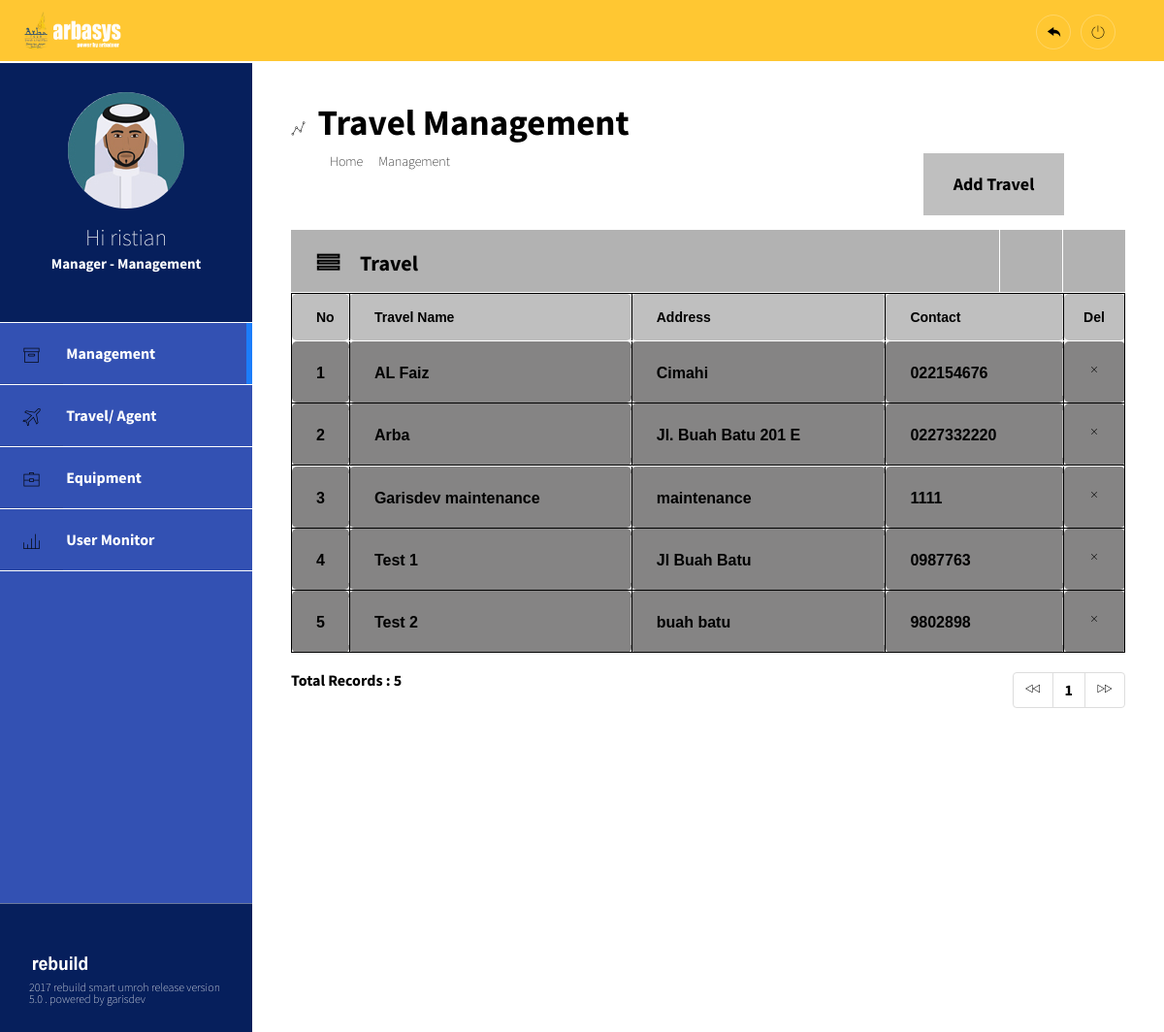
The page /modul/270/travel.php (signed in) on the database its author committed.
### tables this page shows
CREATE TABLE `travel` (
  `travel_id` int(20) NOT NULL,
  `travel_name` varchar(100) NOT NULL,
  `alamat` text NOT NULL,
  `phone_travel` varchar(20) NOT NULL
);

### modul/270/travel.php (the view, shortened to what this page needs)
<!DOCTYPE html>
<?php
require('../config/travel-config.php');
$row = 10;
$hal = isset($_GET['hal']) ? $_GET['hal'] : 0;
$pageSql = "SELECT * FROM travel";
$pageQry = mysql_query($pageSql, $Link) or die ("error paging: ".mysql_error());
$jml   = mysql_num_rows($pageQry);
$max   = ceil($jml/$row);
?>
<html>
<head>
    <link rel="stylesheet" type="text/css" href="../css/bootstrap.min.css">
    <link rel="stylesheet" type="text/css" href="../css/main.min.css">
    <link rel="stylesheet" type="text/css" href="../css/pe-icon-7-filled.css">
    <link rel="stylesheet" type="text/css" href="../css/pe-icon-7-stroke.css">
</head>
<body>
    <?php include "menu.php"; ?>
<section class="content">
      <header class = "main-header">
        <div class="main-header__nav">
              <h1 class="main-header__title">
                <i class="pe-7s-graph1"></i>
              <span>Travel Management</span>
              </h1>
             <ul class="main-header__breadcrumb">
              <li><a href ="#" onclick="window.location='#';">Home</a></li>
                 <a href ="?page=270" onclick="window.location='?page=270';">Management</a>
               </ul>
           </div>
              <div class="main-header__pojok">
          <button onclick="window.location='?page=Travel-Add';">Add Travel</button>
             </div>
      </header>
<div class = "row">
          <div class="col-md-12">
            <article class="widget">
              <header class="widget__header">
                <div class="widget__title">
                  <i class="pe-7s-menu"></i><h3>Travel</h3>
                </div>
                <div class="widget__config">
                  <a href="#"><i class=""></i></a>
                  <a href="#"><i class=""></i></a>
                </div>
              </header>
              <div class="widget__content ">
                <table class="table table-striped media-table" style="width: 100%" >
                  <thead>
                    <tr>
                      <th style="width:1px">No </th>
                      <th width="">Travel Name</th>
                      <th >Address</th>
                      <th >Contact</th>
                      <th>Del</th>
                    </tr>
                  </thead>
                  <tbody>
  <?php
  $mySql  = "SELECT * FROM travel ORDER BY `travel_id` ASC LIMIT $hal, $row";
  $myQry  = mysql_query($mySql, $Link)  or die ("Query  salah : ".mysql_error());
  $nomor  = 0;
  while ($myData = mysql_fetch_array($myQry)) {
    $nomor++;
    $Kode = $myData['travel_id'];
  ?>
              <tr class="spacer"></tr>
              <tr>
              <td>
              <font><p> <?php echo $nomor; ?></p></font>
                </td>
               <td>
                <p> <?php echo $myData['travel_name']; ?></p>
               </td>
                      <td>
                       <p> <?php echo $myData['alamat']; ?></p>
                      </td>
                       <td>
                      <font><p><?php echo $myData['phone_travel']; ?></p></font>
                      </td>
                      <td>
                        <a href="?page=Travel-Delete&Kode=<?php echo $Kode; ?>" target="_self" alt="Delete Data"  onclick="return confirm('ARE YOU SURE TO DELETE THIS DATA ... ?')" title='Delete'><i class="pe-7s-close"></i></a>
                      </td>
                    </tr>
      <?php } ?>
                  </tbody>
                </table>
       <ul class="pagination pull-left no-margin">
<li class="" >
<strong style="font-weight: bold;">Total Records :</strong>
                                <?php echo $jml; ?>
</ul>
<?php
    $prev = $hal - $row;
    if ($prev <= -$row) { $prev = 0;}
    $next = $hal + $row;
    $Selisih = $jml - $row;
    if ($Selisih <= 0) {$Selisih = 0;}
    if ($next >= $jml) { $next =  $Selisih;}
?>
    <ul class="pagination pull-right no-margin">
      <li class="prev">
    <?php
    echo "
      <a href='?page=Travel&hal=$prev'>
      <i class='pe-7s-prev'></i>
      </a>";
      ?>
      </li>
    <li class="" >
      <?php
      for ($h = 1; $h <= $max; $h++) {
        $list[$h] = $row * $h - $row;
        echo " <a href='?page=Travel&hal=$list[$h]'>$h</a> ";
      }
      ?>
    </li>
    <li class="next">
        <?php
    echo "
      <a href='?page=Travel&hal=$next'>
      <i class='pe-7s-next'></i>
      </a>";
      ?>
    </li>
      </ul>
              </div>
            </article>
          </div>
        </div>
      <footer class="footer-brand">
          <?php include "footer.php"; ?>
      </footer>
    </section>
</body>
</html>
<?php
if(isset($_SESSION["role"])) {
  exit;
}
else {
  echo "<meta http-equiv='refresh' content='0; url=../modul/logout.php'>";
}
?>

### rows shown on the page
travel: travel_name "AL Faiz", alamat "Cimahi", phone_travel "022154676"
travel: travel_name "Arba", alamat "Jl. Buah Batu 201 E", phone_travel "0227332220"
travel: travel_name "Garisdev maintenance", alamat "maintenance", phone_travel "1111"
travel: travel_name "Test 1", alamat "Jl Buah Batu", phone_travel "0987763"
travel: travel_name "Test 2", alamat "buah batu", phone_travel "9802898"

### other values the page prints
$_SESSION['FirstName'] "ristian"
$jml "5"
